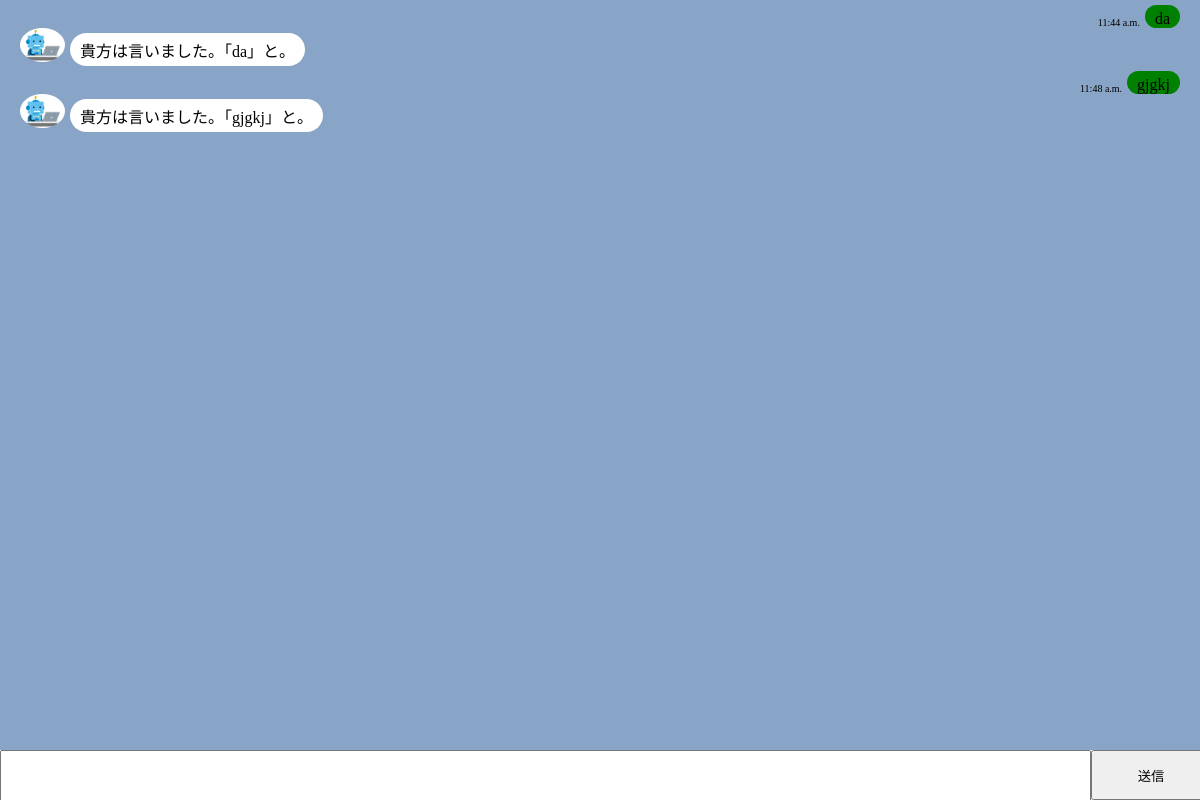
The page /chat/ (signed in) on the database as committed earlier.
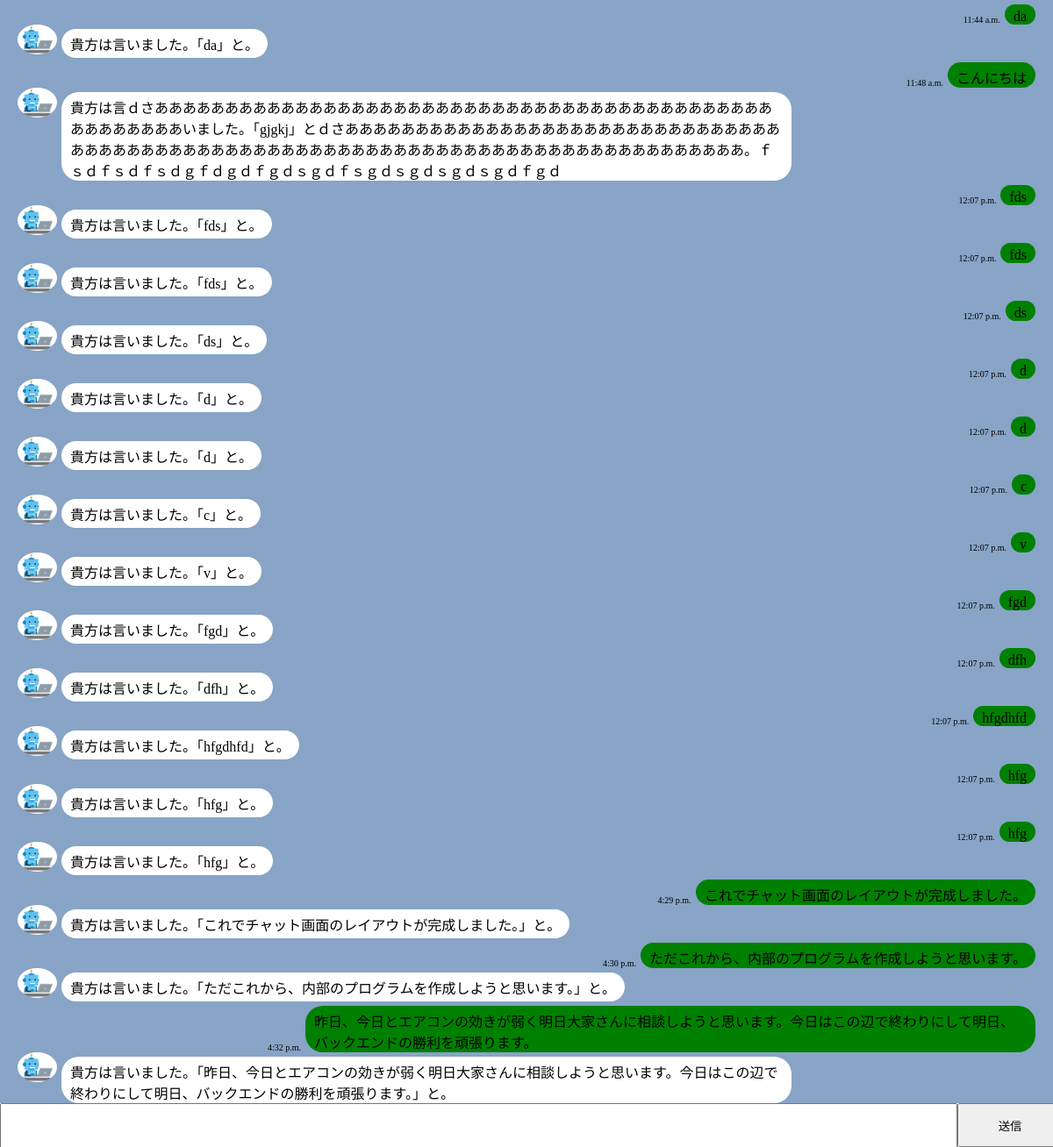
The same page on the database as committed later.
### chat/models.py (models this page shows, shortened)
class Message(models.Model):
    owner = models.ForeignKey(User, on_delete=models.CASCADE)
    content = models.CharField(max_length=300)
    respond = models.CharField(max_length=300)
    pub_date = models.DateTimeField(auto_now_add=True)
    class Meta:
        ordering = ('pub_date', )

### chat/views.py (the view, shortened to what this page needs)
# urls.py: path('', MessageView.as_view(), name='chat_bot_message'),
class MessageView(LoginRequiredMixin, TemplateView):
    def __init__(self):
        self.params = {
        }
    def get(self, request):
        data = Message.objects.all()
        self.params = {
            'data': data,
            'form' : MessageForm(),
        }
        return render(request, 'chat/chat.html', self.params)

### chat/forms.py
class MessageForm(forms.ModelForm):
    class Meta:
        model = Message
        fields = ['content']

### chat/templates/chat/chat.html (shortened to what this page needs)
{% extends "base/index.html" %}
{% load static %}
{% block cssJs %}<link rel="stylesheet" type="text/css" href="{% static 'chat/css/chat.css' %}">{% endblock %}
{% block content %}
  <div class="ChatLog">
    {% for item in data %}
    <div class="Log">
      <div class="SendMessage">
        <div class="SendMessageDate">
          <p>{{ item.pub_date.time }}</p>
        </div>
        <div class="SendMessageText">
          <p>{{ item.content }}</p>
        </div>
      </div>
      <div class="ReplyMessage">
        <div class="ReplyMessageImg">
          <img src="{% static 'chat/img/bot.jpg' %}" alt="チャット画像">
        </div>
        <div class="ReplyMessageText">
          <p>{{ item.respond }}</p>
        </div>
      </div>
    </div>
    {% endfor %}
  </div>
  <div class="fixedBottom">
    <form action="{% url 'chat_bot_message' %}" method="POST">
      {% csrf_token %} {{ form }}
      <button type="submit" value="click">送信</button>
    </form>
  </div>
{% endblock %}

### base/templates/base/index.html (shortened to what this page needs)
<!DOCTYPE html>
{% load static %}
<html>
<head>
  <link rel="stylesheet" type="text/css" href="{% static 'base/css/index.css' %}">
  {% block cssJs %}{% endblock %}
</head>
<body>
  <div class="ContentBlok">
    <main>{% block content %}{% endblock %}</main>
  </div>
</body>
</html>

### base/static/base/css/index.css (style rules this page uses)
html { height: 100%; }
body { margin: unset; height: 100%; }
main { height: 100%; }
.ContentBlok { height: 100vh; }
p { margin: unset; }

### chat/static/chat/css/chat.css (style rules this page uses)
main { background: #88a4c6; position: relative; padding-bottom: 50px; box-sizing: border-box; height: auto; min-height: 100%; }
.ChatLog { padding: 0 20px; }
.SendMessage { display: flex; justify-content: flex-end; align-items: flex-end; }
.SendMessageDate p { font-size: 10px; }
.SendMessageText { margin: 5px 0 0 5px; border-radius: 20px; background: green; max-width: 70%; padding: 5px 10px 0 10px; }
.ReplyMessage { display: flex; }
.ReplyMessageImg img { width: 45px; height: 45x; border-radius: 50%; }
.ReplyMessageText { margin: 5px 0 0 5px; border-radius: 20px; background: white; max-width: 70%; padding: 5px 10px 0 10px; }
.fixedBottom { width: 100%; height: 50px; background: white; position: fixed; bottom: 0; }
form,input { width: 95%; height: 100%; }
.fixedBottom button { position: absolute; width: 10%; height: 100%; }

Rows that differ between the two databases and show on the page:
changed Message: content "gjgkj" → "こんにちは"; respond "貴方は言いました。「gjgkj」と。" → "貴方は言ｄさああああああああああああああああああああああああああああああああああああああああああああああああああああいました。「gjgkj」とｄさあああああああああああああああああああああああああああああああああああああああああああああああああああああああああああああああああああああああああああああああ。ｆｓｄｆｓｄｆｓｄｇｆｄｇｄｆｇｄｓｇｄｆｓｇｄｓｇｄｓｇｄｓｇｄｆｇｄ"
added Message: pub_date.time "12:07 p.m.", content "fds", respond "貴方は言いました。「fds」と。"
added Message: pub_date.time "12:07 p.m.", content "fds", respond "貴方は言いました。「fds」と。"
added Message: pub_date.time "12:07 p.m.", content "ds", respond "貴方は言いました。「ds」と。"
added Message: pub_date.time "12:07 p.m.", content "d", respond "貴方は言いました。「d」と。"
added Message: pub_date.time "12:07 p.m.", content "d", respond "貴方は言いました。「d」と。"
added Message: pub_date.time "12:07 p.m.", content "c", respond "貴方は言いました。「c」と。"
added Message: pub_date.time "12:07 p.m.", content "v", respond "貴方は言いました。「v」と。"
added Message: pub_date.time "12:07 p.m.", content "fgd", respond "貴方は言いました。「fgd」と。"
added Message: pub_date.time "12:07 p.m.", content "dfh", respond "貴方は言いました。「dfh」と。"
added Message: pub_date.time "12:07 p.m.", content "hfgdhfd", respond "貴方は言いました。「hfgdhfd」と。"
added Message: pub_date.time "12:07 p.m.", content "hfg", respond "貴方は言いました。「hfg」と。"
added Message: pub_date.time "12:07 p.m.", content "hfg", respond "貴方は言いました。「hfg」と。"
added Message: pub_date.time "4:29 p.m.", content "これでチャット画面のレイアウトが完成しました。", respond "貴方は言いました。「これでチャット画面のレイアウトが完成しました。」と。"
added Message: pub_date.time "4:30 p.m.", content "ただこれから、内部のプログラムを作成しようと思います。", respond "貴方は言いました。「ただこれから、内部のプログラムを作成しようと思います。」と。"
added Message: pub_date.time "4:32 p.m.", content "昨日、今日とエアコンの効きが弱く明日大家さんに相談しようと思います。今日はこの辺で終わりにして明日、バックエンドの勝利を頑張ります。", respond "貴方は言いました。「昨日、今日とエアコンの効きが弱く明日大家さんに相談しようと思います。今日はこの辺で終わりにして明日、バックエンドの勝利を頑張ります。」と。"
